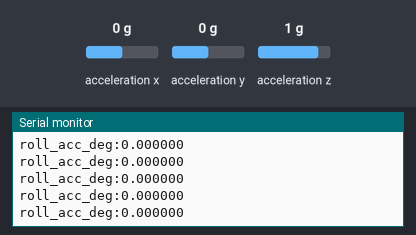
Simulated run of this sketch. Board: Arduino Nano 33 BLE. On the bench: the last lines printed to the serial monitor. Inputs (shaded band) come from the test bench; at power-on: acceleration y 0 g, acceleration x 0 g, acceleration z 1 g.

Above: at 1.2 s.
1.3 s: acceleration y set to -1.4 g
At 2.4 s:
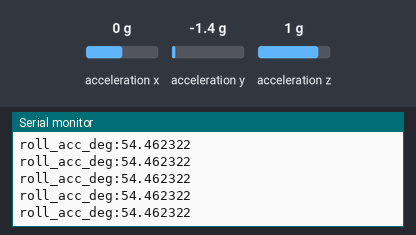
2.8 s: acceleration x set to -1.4 g
At 3.4 s:
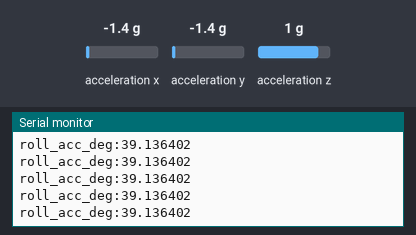
4.3 s: acceleration z set to -1.4 g
At 4.9 s:
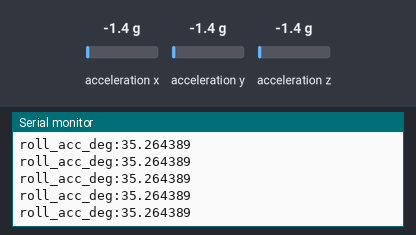
Timing chart, 0 to 7.3 s (numbered marks = the images above; inputs shaded):
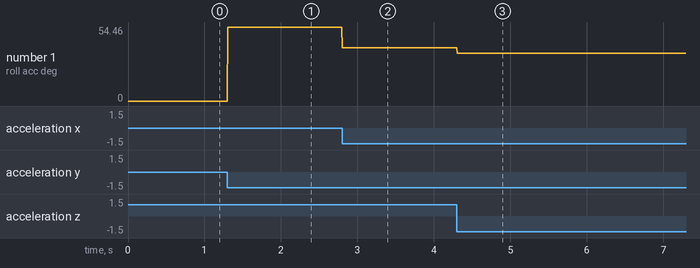

Measured:
- after the input at 1.3 s, the serial monitor: prints a new line at once (image 1)
- after the input at 2.8 s, the serial monitor: prints a new line at once (image 2)
- after the input at 4.3 s, the serial monitor: prints a new line at once (image 3)
- plotted number 1: 0 → 54.46 after the input at 1.3 s, 54.46 → 39.14 after the input at 2.8 s, 39.14 → 35.26 after the input at 4.3 s

The sketch:

accelerometer_reading.ino
```cpp
/*
  SC651 Assignment (Part b):
  Roll angle estimation using accelerometer data only.

  Measurement model (from assignment):
    theta_acc,k = atan2(ay, sqrt(ax^2 + az^2))        (Eq. 7)

  Notes:
  - Uses ONLY accelerometer (no gyro integration here).
  - Works best when the sensor is mostly stationary or moving slowly
    (accelerometer measures gravity direction).
*/

#include <Arduino_LSM9DS1.h>

void setup() {
  Serial.begin(115200);
  while (!Serial) { /* wait */ }

  if (!IMU.begin()) {
    Serial.println("ERROR: Failed to initialize LSM9DS1!");
    while (1) { delay(100); }
  }

  Serial.println("Accelerometer-only roll estimation started...");
  Serial.println("Output: roll_acc_deg for Serial Plotter");
}

void loop() {
  // Read accelerometer (Arduino_LSM9DS1 typically returns in g units)
  float ax, ay, az;

  if (IMU.accelerationAvailable()) {
    IMU.readAcceleration(ax, ay, az);

    // ------------------------------------------------------------
    // Roll from accelerometer (Eq. 7):
    //   theta_acc = atan2(ay, sqrt(ax^2 + az^2))
    // ------------------------------------------------------------
    float denom = sqrtf(ax * ax + az * az);   // sqrt(ax^2 + az^2)
    float roll_acc_rad = atan2f(ay, denom);   // atan2(ay, denom)

    // Convert radians to degrees for easier plotting/interpretation
    float roll_acc_deg = roll_acc_rad * (180.0f / 3.14159265f);
    roll_acc_deg = -roll_acc_deg;

    // Serial Plotter format: "label:value"
    Serial.print("roll_acc_deg:");
    Serial.println(roll_acc_deg, 6);
  }

  delay(5);
}
```
